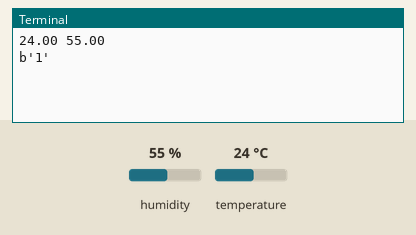
Recording of a program running on a simulated Raspberry Pi (BCM pin numbers). On the bench: the last lines printed to the terminal. Inputs (shaded band) come from the test bench; at power-on: humidity 55 %, temperature 24 °C. Requests to the public web service named in the program get a made-up reply in its usual format after 0.4 s (London, UTC, broken clouds, 64 % humidity, 1013 hPa unless stated).

Above: at 1.2 s.
1.3 s: humidity set to 22 %
At 6.71 s:
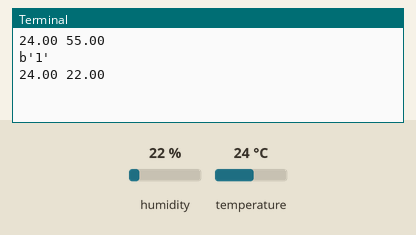
8.1 s: temperature set to 12 °C
At 13.5 s:
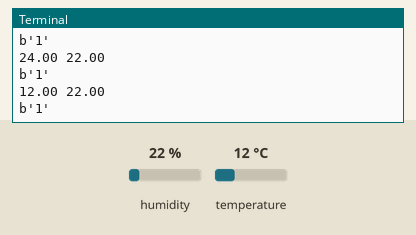
14.9 s: humidity set to 40 %
At 20.1 s:
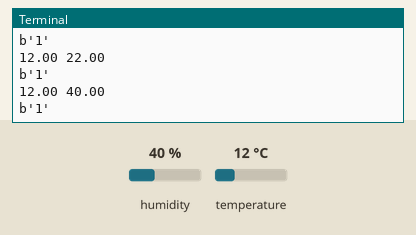
Timing chart, 0 to 21.6 s (numbered marks = the images above; inputs shaded):
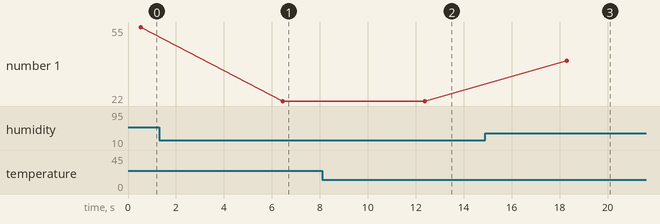

Measured:
- after the input at 1.3 s, the terminal: prints a new line after 5.2 s (image 1)
- after the input at 8.1 s, the terminal: prints a new line after 4.3 s (image 2)
- after the input at 14.9 s, the terminal: prints a new line after 3.4 s (image 3)
- plotted number 1: 55 → 22 after the input at 1.3 s, 22 → 40 after the input at 14.9 s

The program:

thingspeak.py
```python
import sys
import urllib as urllib2
from time import sleep
import Adafruit_DHT as dht
# Enter Your API key here
myAPI = 'KQTEOYTGJ06ITVZC'
# URL where we will send the data, Don't change it
baseURL = 'https://api.thingspeak.com/update?api_key=%s' % myAPI
def DHT11_data():
	# Reading from DHT22 and storing the temperature and humidity
	humi, temp = dht.read_retry(dht.DHT11, 23)
	return humi, temp
while True:
	try:
		humi, temp = DHT11_data()
		# If Reading is valid
		if isinstance(humi, float) and isinstance(temp, float):
			# Formatting to two decimal places
			humi = '%.2f' % humi
			temp = '%.2f' % temp
			print(temp,humi)
			# Sending the data to thingspeak
			conn = urllib2.urlopen(baseURL + '&field1=%s&field2=%s' % (temp, humi))
			print(conn.read())
			# Closing the connection
			conn.close()
		else:
			print('Error')
		# DHT22 requires 2 seconds to give a reading, so make sure to add delay of above 2 seconds.
		sleep(5)
	except:
		break
```
